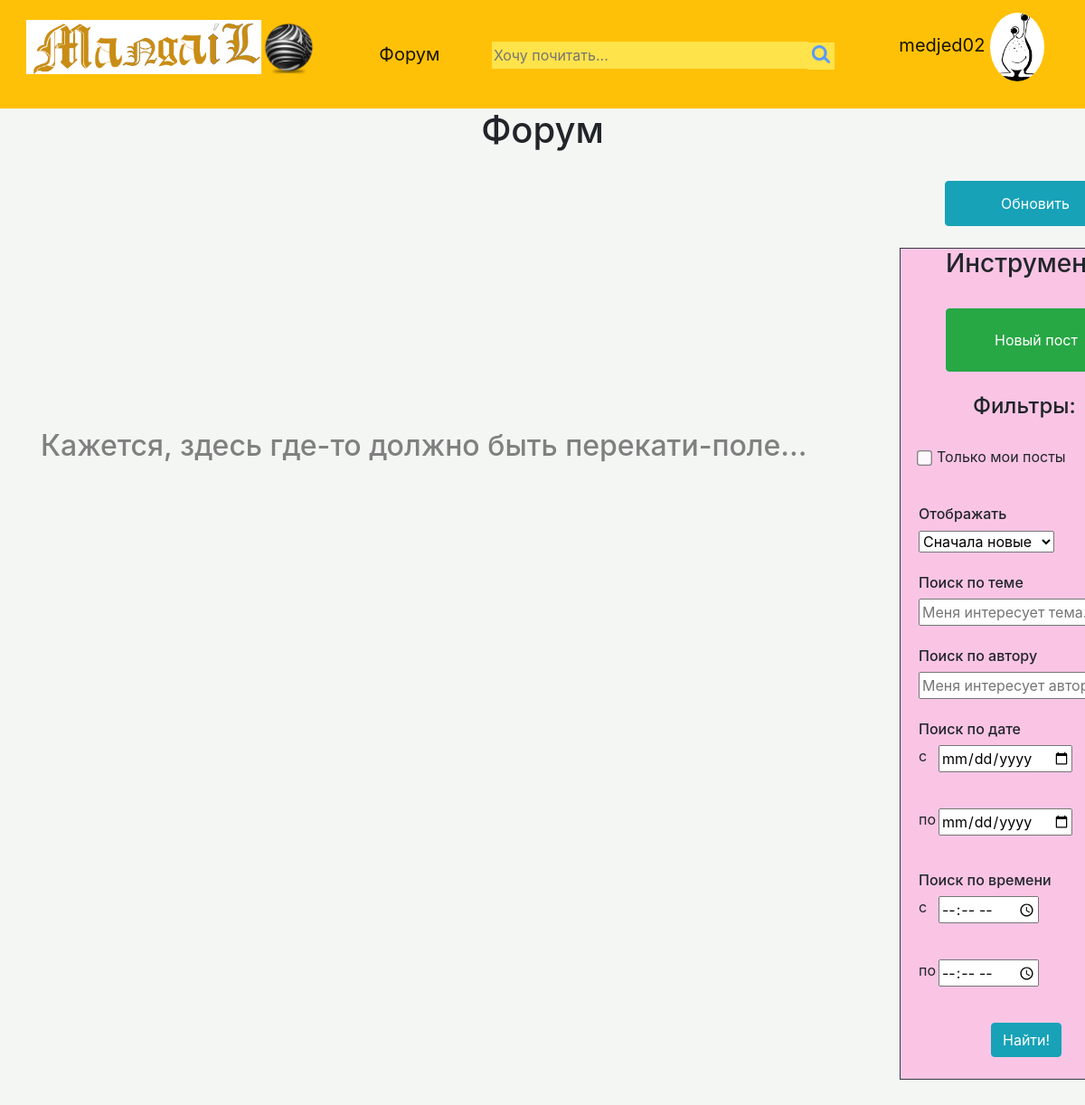
The page /forum (signed in) on the database its author committed.
### data/users.py (models this page shows, shortened)
class User(SqlAlchemyBase, UserMixin, SerializerMixin):
    __tablename__ = 'users'
    id = sqlalchemy.Column(sqlalchemy.Integer,
                           primary_key=True, autoincrement=True)
    nickname = sqlalchemy.Column(sqlalchemy.String, nullable=True)
    email = sqlalchemy.Column(sqlalchemy.String, index=True,
                              unique=True, nullable=True)
    hashed_password = sqlalchemy.Column(sqlalchemy.String, nullable=True)
    avatar = sqlalchemy.Column(sqlalchemy.String, nullable=True)
    mangas = orm.relation("Manga", secondary="mangas_to_users", backref="mangas")
    messages = orm.relation("Message", back_populates='user')

### Main.py (the view, shortened to what this page needs)
@app.route("/forum", methods=['POST', 'GET'])
def forum():                        # обработчик страницы поиска
    if request.method == 'GET':
        session = db_session.create_session()
        messages = session.query(Message).all()
        messages.reverse()
    return render_template("forum_page.html", messages=messages, title="Форум")

### Main.py (called while the page is built)
@login_manager.user_loader
def load_user(user_id):
    session = db_session.create_session()
    return session.query(User).get(user_id)

### data/db_session.py (called while the page is built)
def create_session() -> Session:
    global __factory
    return __factory()

### templates/forum_page.html (shortened to what this page needs)
{% extends "base.html" %}
{% block content %}
<head>
    <link rel="stylesheet" href="/static/css/forum_page.css">
</head>
<div class="heading display-1">
    <h1>Форум</h1>
</div>
<br>
<a href="/forum"><input type="button" class="btn btn-info update" value="Обновить"></a>
<br>
<br>
<form action="/forum" method="POST">
    <div class="tools border border-dark">
        <h3 class="tools-heading">Инструменты:</h3>
        <br>
        {% if current_user.is_authenticated %}
            <a href="/forum/add_post"><input type="button" class="btn btn-success add-message" value="Новый пост"></a>
        {% endif %}
        <br>
        <br>
        <h4 class="filters">Фильтры:</h4>
        <br>
        <input type="checkbox" value="Только мои посты" id="check" name="my_posts"><p id="check-text">Только мои посты</p>
        <h6 class="new-or-old-heading">Отображать</h6>
        <select class="new-or-old" name="new_or_old">
            <option>Сначала новые</option>
        </select>
        <br>
        <br>
        <h6 class="search-by-heading">Поиск по теме</h6>
        <input type="text" class="search-by-input" name="interested_theme" placeholder="Меня интересует тема...">
        <br>
        <br>
        <h6 class="search-by-heading">Поиск по автору</h6>
        <input type="text" class="search-by-input" name="interested_author" placeholder="Меня интересует автор...">
        <br>
        <br>
        <h6 class="search-by-heading">Поиск по дате</h6>
        <p class="with">с</p>
        <input type="date" class="search-by-data-1" name="date1">
        <p class="by">по</p>
        <input type="date" class="search-by-data-2" name="date2">
        <br>
        <h6 class="search-by-heading">Поиск по времени</h6>
        <p class="with">с</p>
        <input type="time" class="search-by-data-1" name="time1">
        <p class="by">по</p>
        <input type="time" class="search-by-data-2" name="time2">
        <br>
        <input type="submit" class="btn btn-info button-search" value="Найти!">
        <br>
        <br>
    </div>
</form>
{% if messages == [] %}
    <h2 class="not-found">Кажется, здесь где-то должно быть перекати-поле...</h2>
{% endif %}
{% endblock %}

### templates/base.html (shortened to what this page needs)
<!doctype html>
<html lang="en">
<head>
    <link rel="stylesheet"
          href="https://stackpath.bootstrapcdn.com/bootstrap/4.4.1/css/bootstrap.min.css"
>
    <link rel="stylesheet" href="/static/css/base.css">
</head>
<body>
    <header>
        <nav class="navbar navbar-light bg-warning">
            <p>
                <a class="btn btn-warning navbar-brand" href="/"><img height="60px" src="/static/img/invariant/Mangail.png" alt="Изображение не найдено"><img width="60px" src="/static/img/invariant/Leliel.png" alt="Изображение не найдено"></a>
            </p>
            <a href="/forum"><input type="button" class="button-forum btn btn-warning navbar-brand" value="Форум"></a>
             <form class="searh_block" method="POST" action="/handler">
                  <input id="input-search" name="input-search" type="text" placeholder="Хочу почитать...">
                    <input id="input-dop" type="text" disabled>
                   <input id="button-search" name="button-search" type="image" src="/static/img/invariant/search.png" alt="ОК">
            </form>
            {% if current_user.is_authenticated %}
                <p>
                   <a class="btn btn-warning navbar-brand" href="/user_page/{{current_user.id}}">{{current_user.nickname}}
                       <img width="60px" src="{{current_user.avatar}}" class="rounded-circle" alt="Oops"></a>
            </p>
            {% else %}
                <p>
                    <a class="btn btn-warning navbar-brand" href="/login">Вход</a>
                    <a class="btn btn-warning navbar-brand" href="/register">Регистрация</a>
                </p>
            {% endif %}
        </nav>
    </header>
    <main role="main" class="container">
        {% block content %}{% endblock %}
    </main>
</body>
</html>

### static/css/base.css (style rules this page uses)
* { box-sizing: border-box; }
#input-search { border: none; outline: none; -webkit-appearance: none; width: 350px; height: 30px; vertical-align: middle; background-color: #ffe34a; }
#input-dop { border: none; outline: none; -webkit-appearance: none; position: relative; width: 30px; height: 30px; top: 3px; left: -5px; background: white; background-color: #ffe34a; }
#button-search { position: relative; left: -35px; top: 5px; width: 20px; height: 20px; border: none; }
body { background-color: #f4f6f4; }
.navbar { min-height: 40px !important; }

### static/css/forum_page.css (style rules this page uses)
html, body { overflow-x: hidden }
.heading { text-align: center; }
.update { position: relative; left: 1000px; width: 200px; height: 50px; }
.tools { position: relative; left: 950px; width: 300px; background: rgb(250, 197, 229); }
.add-message { position: relative; width: 200px; height:70px; left: 50px; }
.tools-heading { position: relative; left: 50px; }
.filters { position: relative; left: 80px; }
#check { position: relative; left: 20px; transform:scale(1.3); opacity:0.9; cursor:pointer; }
#check-text { position: relative; left: 40px; top: -26px; }
.new-or-old-heading { position: relative; left: 20px; }
.new-or-old { position: relative; left: 20px; }
.search-by-heading { position: relative; left: 20px; }
.search-by-input { position: relative; width: 250px; left: 20px; }
.with { position: relative; left: 20px; }
.by { position: relative; left: 20px; }
.search-by-data-1 { position: relative; left: 42px; top: -40px; }
.search-by-data-2 { position: relative; left: 42px; top: -40px; }
.button-search { position: relative; left:100px; }
.not-found { position: relative; top: -720px; color: grey; }

### rows shown on the page
User: nickname "medjed02", avatar (picture)
